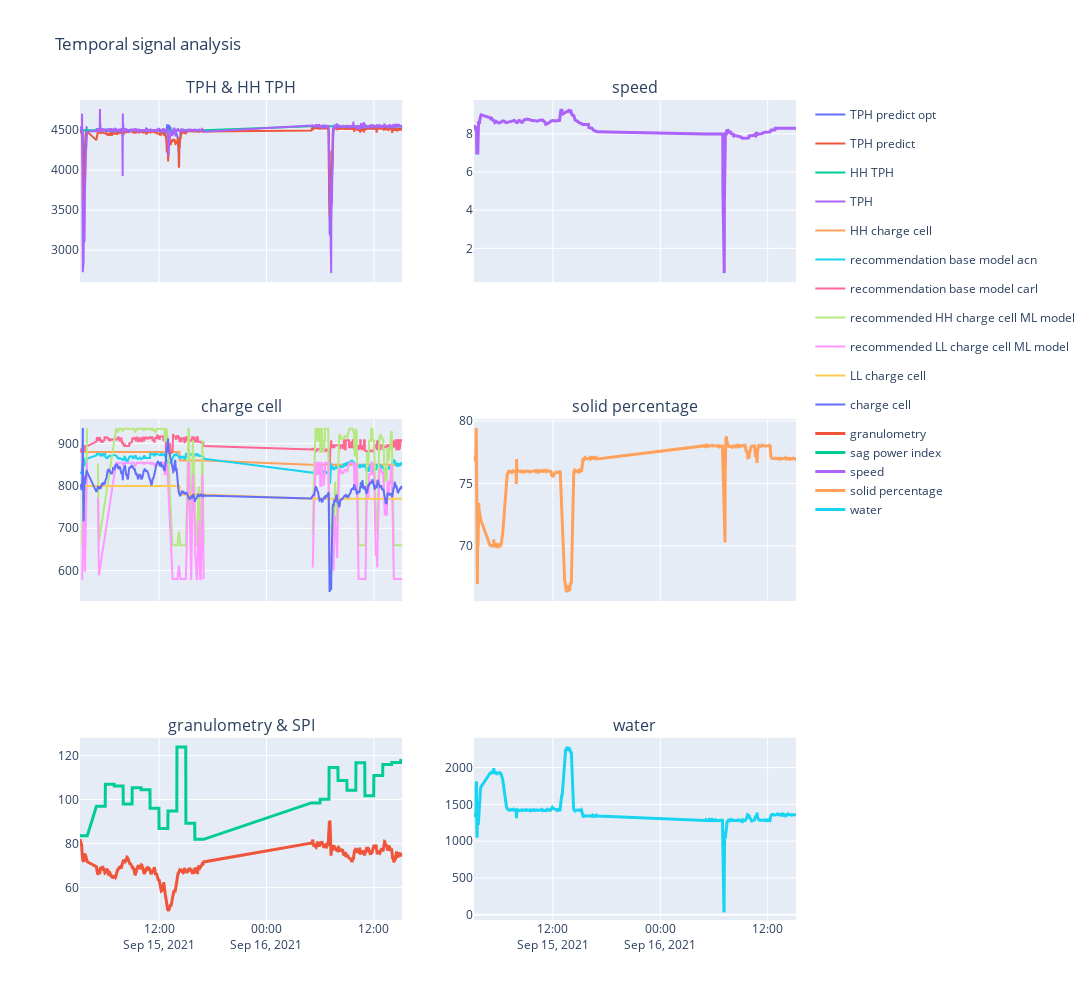

Here is the notebook cell this chart was saved with:
### Code cell
titulos=tuple(["TPH & HH TPH","speed", "charge cell","solid percentage","granulometry & SPI","water"])
fig = make_subplots(
    rows=3, cols=2,
    subplot_titles=titulos,
    #subplot_titles=tuple("TPH y HH TPH,"),
     shared_xaxes=True
    )


fig.add_trace(go.Scatter(x=df_visualization.index, y=df_visualization["TPH optimum"],
                    mode='lines',
                    name='TPH predict opt'),row=1, col=1)

fig.add_trace(go.Scatter(x=df_visualization.index, y=df_visualization["TPH predict"],
                    mode='lines',
                    name='TPH predict'),row=1, col=1)
fig.add_trace(go.Scatter(x=df_visualization.index, y=df_visualization["HH TPH"],
                    mode='lines',
                    name='HH TPH'),row=1, col=1)

fig.add_trace(go.Scatter(x=df_visualization.index, y=df_visualization["TPH"],
                    mode='lines',
                    name='TPH'),row=1, col=1)

##
fig.add_trace(go.Scatter(x=df_visualization.index, y=df_visualization["HH charge cell"],
                    mode='lines',
                    name='HH charge cell'),row=2, col=1)

fig.add_trace(go.Scatter(x=df_visualization.index, y=df_visualization['recommendation base model acn'],
                    mode='lines',
                    name='recommendation base model acn'),row=2, col=1)

fig.add_trace(go.Scatter(x=df_visualization.index, y=df_visualization['recommendation base model carl'],
                    mode='lines',
                    name='recommendation base model carl'),row=2, col=1)


fig.add_trace(go.Scatter(x=df_visualization.index, y=df_visualization["soft recommended HH charge cell"],
                    mode='lines',
                    name='recommended HH charge cell ML model'),row=2, col=1)

fig.add_trace(go.Scatter(x=df_visualization.index, y=df_visualization["soft recommended HH charge cell"]-80,
                    mode='lines',
                    name='recommended LL charge cell ML model'),row=2, col=1)

fig.add_trace(go.Scatter(x=df_visualization.index, y=df_visualization["LL charge cell"],
                    mode='lines',
                    name='LL charge cell'),row=2, col=1)

fig.add_trace(go.Scatter(x=df_visualization.index, y=df_visualization["charge cell"],
                    mode='lines',
                    name='charge cell'),row=2, col=1)   

fig.add_trace(go.Scatter(x=df_visualization.index, y=df_visualization['granulometry'], ##FF6511
                    mode='lines',
                    name='granulometry',line=dict(width=3,),legendgroup = '1'),row=3, col=1)  


fig.add_trace(go.Scatter(x=df_visualization.index, y=df_visualization['sag power index'], ##FF6511
                    mode='lines',
                    name="sag power index",line=dict(width=3, ),legendgroup = '1'),row=3, col=1)  



fig.add_trace(go.Scatter(x=df_visualization.index, y=df_visualization['speed'], ##FF6511
                    mode='lines',
                    name="speed",line=dict(width=3, ),legendgroup = '1'),row=1, col=2)  

fig.add_trace(go.Scatter(x=df_visualization.index, y=df_visualization['solid percentage'], ##FF6511
                    mode='lines',
                    name='solid percentage',line=dict(width=3, ),legendgroup = '1'),row=2, col=2)  

fig.add_trace(go.Scatter(x=df_visualization.index, y=df_visualization['water'], ##FF6511
                    mode='lines',
                    name='water',line=dict(width=3, ),legendgroup = '1'),row=3, col=2)  
#for i in range(1,6):
#   for j in range(1,4):
#        fig.update_xaxes(tickformat="%H:%M",row=i, col=j)


fig.update_layout(height=1000, width=1700, title_text="Temporal signal analysis")
fig.update_layout(hovermode="x unified")
#

fig.show()

### Figure 1 — Plotly figure (JSON) as saved in the notebook; plotly's stock layout.template omitted (floating-point values rounded to 4 significant figures; data arrays with more than 128 entries replaced by an {"elided": "..."} marker saying what was removed)
{"data": [{"mode": "lines", "name": "TPH predict opt", "type": "scatter", "x": {"elided": "1381 str values"}, "xaxis": "x", "y": {"elided": "1381 float values"}, "yaxis": "y"}, {"mode": "lines", "name": "TPH predict", "type": "scatter", "x": {"elided": "1381 str values"}, "xaxis": "x", "y": {"elided": "1381 float values"}, "yaxis": "y"}, {"mode": "lines", "name": "HH TPH", "type": "scatter", "x": {"elided": "1381 str values"}, "xaxis": "x", "y": {"elided": "1381 float values"}, "yaxis": "y"}, {"mode": "lines", "name": "TPH", "type": "scatter", "x": {"elided": "1381 str values"}, "xaxis": "x", "y": {"elided": "1381 float values"}, "yaxis": "y"}, {"mode": "lines", "name": "HH charge cell", "type": "scatter", "x": {"elided": "1381 str values"}, "xaxis": "x3", "y": {"elided": "1381 float values"}, "yaxis": "y3"}, {"mode": "lines", "name": "recommendation base model acn", "type": "scatter", "x": {"elided": "1381 str values"}, "xaxis": "x3", "y": {"elided": "1381 float values"}, "yaxis": "y3"}, {"mode": "lines", "name": "recommendation base model carl", "type": "scatter", "x": {"elided": "1381 str values"}, "xaxis": "x3", "y": {"elided": "1381 float values"}, "yaxis": "y3"}, {"mode": "lines", "name": "recommended HH charge cell ML model", "type": "scatter", "x": {"elided": "1381 str values"}, "xaxis": "x3", "y": {"elided": "1381 float values"}, "yaxis": "y3"}, {"mode": "lines", "name": "recommended LL charge cell ML model", "type": "scatter", "x": {"elided": "1381 str values"}, "xaxis": "x3", "y": {"elided": "1381 float values"}, "yaxis": "y3"}, {"mode": "lines", "name": "LL charge cell", "type": "scatter", "x": {"elided": "1381 str values"}, "xaxis": "x3", "y": {"elided": "1381 float values"}, "yaxis": "y3"}, {"mode": "lines", "name": "charge cell", "type": "scatter", "x": {"elided": "1381 str values"}, "xaxis": "x3", "y": {"elided": "1381 float values"}, "yaxis": "y3"}, {"legendgroup": "1", "line": {"width": 3}, "mode": "lines", "name": "granulometry", "type": "scatter", "x": {"elided": "1381 str values"}, "xaxis": "x5", "y": {"elided": "1381 float values"}, "yaxis": "y5"}, {"legendgroup": "1", "line": {"width": 3}, "mode": "lines", "name": "sag power index", "type": "scatter", "x": {"elided": "1381 str values"}, "xaxis": "x5", "y": {"elided": "1381 float values"}, "yaxis": "y5"}, {"legendgroup": "1", "line": {"width": 3}, "mode": "lines", "name": "speed", "type": "scatter", "x": {"elided": "1381 str values"}, "xaxis": "x2", "y": {"elided": "1381 float values"}, "yaxis": "y2"}, {"legendgroup": "1", "line": {"width": 3}, "mode": "lines", "name": "solid percentage", "type": "scatter", "x": {"elided": "1381 str values"}, "xaxis": "x4", "y": {"elided": "1381 float values"}, "yaxis": "y4"}, {"legendgroup": "1", "line": {"width": 3}, "mode": "lines", "name": "water", "type": "scatter", "x": {"elided": "1381 str values"}, "xaxis": "x6", "y": {"elided": "1381 float values"}, "yaxis": "y6"}], "layout": {"annotations": [{"font": {"size": 16}, "showarrow": false, "text": "TPH & HH TPH", "x": 0.225, "xanchor": "center", "xref": "paper", "y": 1, "yanchor": "bottom", "yref": "paper"}, {"font": {"size": 16}, "showarrow": false, "text": "speed", "x": 0.775, "xanchor": "center", "xref": "paper", "y": 1, "yanchor": "bottom", "yref": "paper"}, {"font": {"size": 16}, "showarrow": false, "text": "charge cell", "x": 0.225, "xanchor": "center", "xref": "paper", "y": 0.6111, "yanchor": "bottom", "yref": "paper"}, {"font": {"size": 16}, "showarrow": false, "text": "solid percentage", "x": 0.775, "xanchor": "center", "xref": "paper", "y": 0.6111, "yanchor": "bottom", "yref": "paper"}, {"font": {"size": 16}, "showarrow": false, "text": "granulometry & SPI", "x": 0.225, "xanchor": "center", "xref": "paper", "y": 0.2222, "yanchor": "bottom", "yref": "paper"}, {"font": {"size": 16}, "showarrow": false, "text": "water", "x": 0.775, "xanchor": "center", "xref": "paper", "y": 0.2222, "yanchor": "bottom", "yref": "paper"}], "height": 1000, "hovermode": "x unified", "title": {"text": "Temporal signal analysis"}, "width": 1700, "xaxis": {"anchor": "y", "domain": [0, 0.45], "matches": "x5", "showticklabels": false}, "xaxis2": {"anchor": "y2", "domain": [0.55, 1], "matches": "x6", "showticklabels": false}, "xaxis3": {"anchor": "y3", "domain": [0, 0.45], "matches": "x5", "showticklabels": false}, "xaxis4": {"anchor": "y4", "domain": [0.55, 1], "matches": "x6", "showticklabels": false}, "xaxis5": {"anchor": "y5", "domain": [0, 0.45]}, "xaxis6": {"anchor": "y6", "domain": [0.55, 1]}, "yaxis": {"anchor": "x", "domain": [0.7778, 1]}, "yaxis2": {"anchor": "x2", "domain": [0.7778, 1]}, "yaxis3": {"anchor": "x3", "domain": [0.3889, 0.6111]}, "yaxis4": {"anchor": "x4", "domain": [0.3889, 0.6111]}, "yaxis5": {"anchor": "x5", "domain": [0, 0.2222]}, "yaxis6": {"anchor": "x6", "domain": [0, 0.2222]}}}
